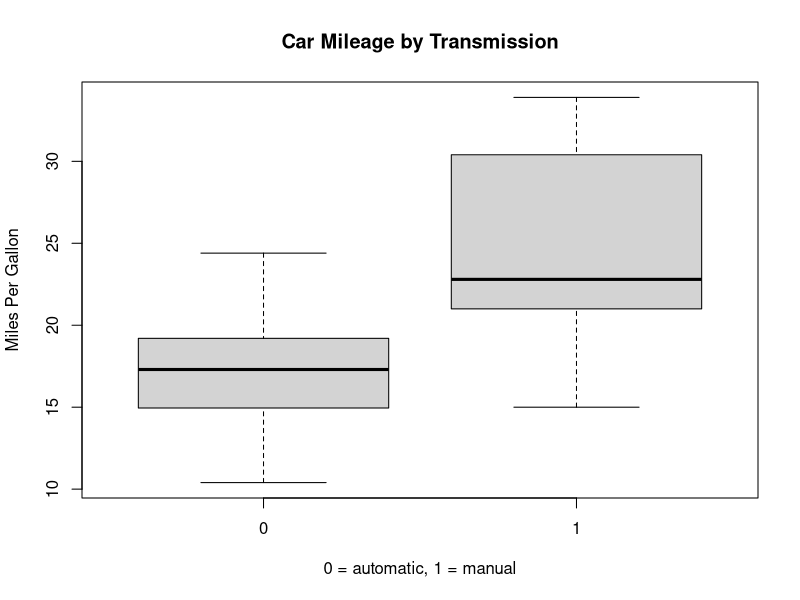
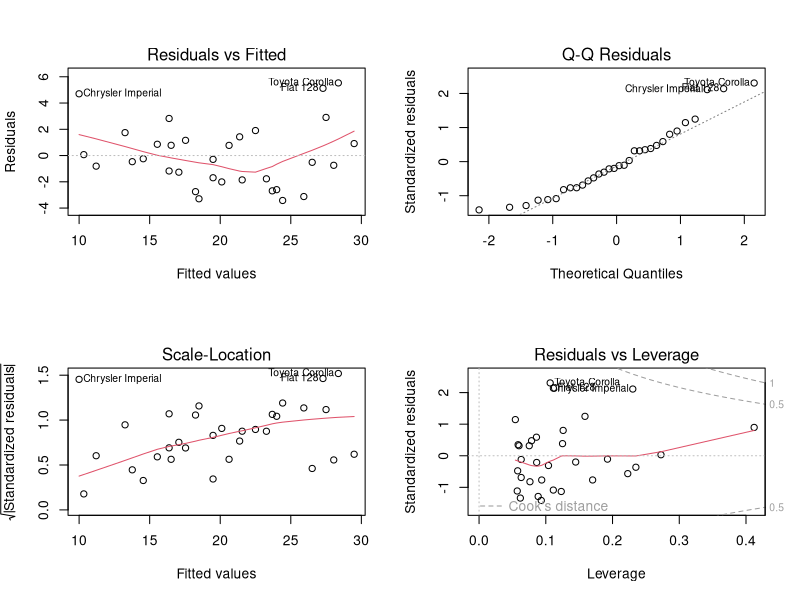

Recreate these plots in R, in order.
## ---- chunk 1
knitr::opts_chunk$set(echo = TRUE)
## ---- chunk 2
fit <- lm(mpg~factor(am), mtcars)
## ---- chunk 3
fit.hp <- lm(mpg~hp+factor(am),mtcars)
## ---- chunk 4
fit.hp.wt <- lm(mpg~hp+wt+factor(am),mtcars)
## ---- chunk 5
drop.outliers<- c('Chrysler Imperial','Maserati Bora','Fiat 128' ,'Toyota Corolla')
mtcars[rownames(mtcars) %in% drop.outliers,]
mtcars2 <- mtcars[ !(rownames(mtcars) %in% drop.outliers), ]
fit.hp.wt2 <- lm(mpg~hp+wt+factor(am),mtcars2)
## ---- chunk 6
fit.hp.wt2
## ---- chunk 7
head(mtcars,1)
boxplot(mpg~am, data=mtcars, main = "Car Mileage by Transmission", xlab = "0 = automatic, 1 = manual", ylab= "Miles Per Gallon")
## ---- chunk 8
par(mfrow=c(2,2)) 
plot(fit.hp.wt)
